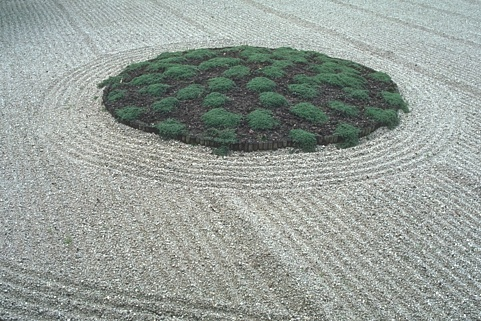
#> input picture ex8/branchAndMinCut/garden.png, 481 x 321 px
$ python main.py
#> lines starting #> are read from the running program, lines starting #| are printed output that depends on the picture
### ex8/utils.py
# -*- coding: utf-8 -*-
"""
Created on Sun Jun 25 16:21:46 2017

@author: Sytrus
"""

import numpy as np
import maxflow
from PIL import Image
from matplotlib import pyplot as plt

def readImageAsGray(imageName):
#> called with imageName = 'branchAndMinCut/garden.png'
    img = Image.open(imageName).convert('L')
    return np.asarray(img, dtype=np.uint8)

def gridGraphCut(unary, binary):
    """graph cut for 2d grid with pott-model binary cost"""
    g = maxflow.Graph[float]()
    nodeids = g.add_grid_nodes(unary.shape[:-1])
    g.add_grid_edges(nodeids, binary)
    g.add_grid_tedges(nodeids, unary[:,:,0], unary[:,:,1])
    cutValue = g.maxflow()
    isSource = g.get_grid_segments(nodeids)

    return -cutValue, isSource

# [5 lines that do not run on import are left out]

### ex8/main.py
import Queue as Q
import numpy as np
import utils
from matplotlib import pyplot as plt


LAMBDA1 = 0.0001
LAMBDA2 = 0.0001

MU = 1
NU = 0.1


def get_mean_value(img_mean, min_val, max_val):
    if img_mean < min_val:
        return min_val
    if img_mean > max_val:
        return max_val
    return img_mean


def get_mean_for_domain(current_domain, img_mean):
    fg_mean = get_mean_value(img_mean, current_domain[0], current_domain[1])
    bg_mean = get_mean_value(img_mean, current_domain[2], current_domain[3])
    return fg_mean, bg_mean


def compute_unaries(img, fg_mean, bg_mean):
    fg_unaries = NU + LAMBDA1 * np.square(img - fg_mean)
    bg_unaries = LAMBDA2 * np.square(img - bg_mean)
    return np.stack([fg_unaries, bg_unaries], axis=-1)


def get_energy(domain, img_mean, img):
    fg_mean, bg_mean = get_mean_for_domain(domain, img_mean)
    unaries = compute_unaries(img, fg_mean, bg_mean)

    return utils.gridGraphCut(unaries, MU)


def split_domain(domain):
    xs, xe, ys, ye = domain

    if xe - xs < ye - ys:
        mid = (ye + ys) // 2
        return (xs, xe, ys, mid), (xs, xe, mid, ye)

    mid = (xs + xe) // 2
    return (xs, mid, ys, ye), (mid, xe, ys, ye)


if __name__ == '__main__':
    # first fg, second bg
    domain = (0, 256, 0, 256)

    priority_queue = Q.PriorityQueue()

    img = utils.readImageAsGray('branchAndMinCut/garden.png')
    img = img.astype(np.float32)
#> img: shape (321, 481) float32
    img_mean = np.mean(img)
#> img_mean = 154.7

    energy, _ = get_energy(domain, img_mean, img)
#> in compute_unaries, `fg_unaries = NU + LAMBDA1 * np.square(img - fg_mean)`:
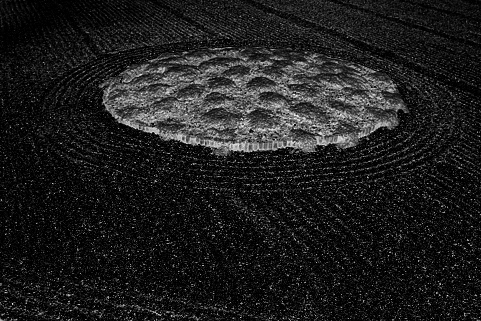
#> fg_unaries: shape (321, 481) float32; min 0.1, max 1.68, mean 0.29; drawn with min black and max white
#> (the run stopped early here; a loop or call above may not have finished)
